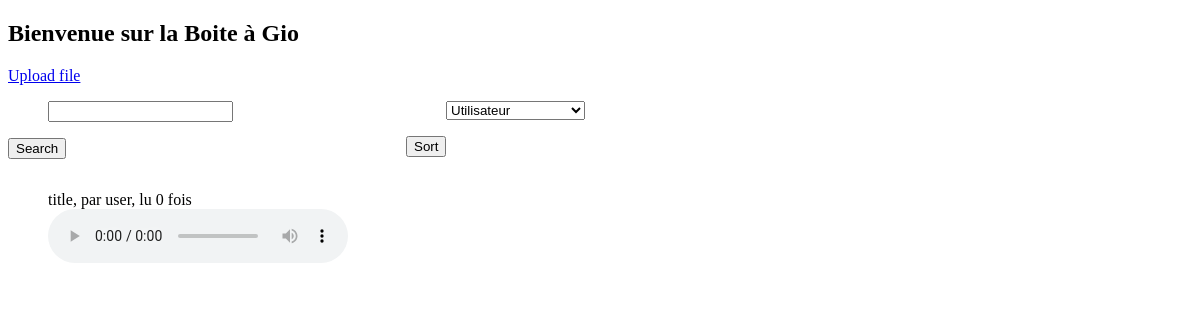
Before: / with the older database file.
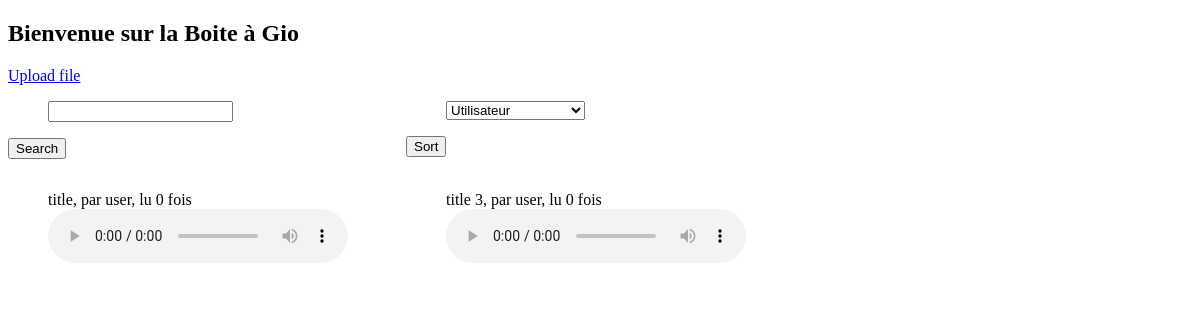
After: the same page with the newer database file.
### model.py (models this page shows)
class AudioFile(db.Model):
    id = db.Column(db.Integer, primary_key=True)
    title = db.Column(db.String(80), unique=True, nullable=False)
    date_added = db.Column(db.DateTime(), unique=False, nullable=False, default=db.func.current_timestamp())
    nb_lecture = db.Column(db.Integer(), unique=False, nullable=False, default=0)
    filename = db.Column(db.String(80), unique=True, nullable=False)
    user = db.Column(db.String(80), unique=False, nullable=False)
    file = db.Column(db.LargeBinary, unique=False, nullable=False)
    transcription = db.Column(db.String(1000), unique=False, nullable=True)

### app.py (the view, shortened to what this page needs)
@app.route("/", methods=['GET', 'POST'])
def main_page():
    if not os.path.exists(app.config['UPLOAD_PATH']):
        init()
    column_sort = asc(AudioFile.id)
    sort = SortForm(request.form)
    items = AudioFile.query.order_by(column_sort).all()
    search = SearchForm(request.form)
    if request.method == 'POST' and search.data['search'] is not None:
        search_string = search.data['search'].lower()
        if search.data['search'] != '':
            items = [item for item in items if search_string in item.title.lower() or search_string in item.user.lower() or search_string in item.filename.lower() or search_string in item.transcription.lower()]
    return render_template('index.html', items=items, search_form=search, sort_form=sort)

### model.py
class SortForm(Form):
    choices = ['Utilisateur', 'Nombre de lectures', 'Nom', 'Date d\'ajout']
    select = SelectField('', choices=choices)

class SearchForm(Form):
    choices = []
    search = StringField('')

### templates/index.html (shortened to what this page needs)
<!doctype html>
<html lang="en">
<head>
</head>
<link rel="stylesheet" href="{{ url_for('static', filename='css/index.css') }}">
<body>
  <h2>Bienvenue sur la Boite à Gio</h2>
  <a href="{{ url_for('upload') }}">Upload file</a>
  <div class="wrapper">
    <div>
      {% from "_formhelpers.html" import render_field %}
      <form method="post">
        <dl>
          {{ render_field(search_form.search) }}
        </p></dl>
        <p><input type="submit" value="Search">
      </p></form>
    </div>
    <div>
      <form method="post">
        <dl>
          {{ render_field(sort_form.select) }}
        </p></dl>
        <p><input type="submit" value="Sort">
      </p></form>
    </div>
  </div>
  <div class="wrapper">
    {% for item in items %}
    <div>
    <figure>
      <figcaption>{{ item.title }}, par {{ item.user }}, lu {{ item.nb_lecture }} fois</figcaption>
        <audio onplay="count(this)" id={{ item.id }} controls>
          <source src={{ url_for('static', filename = 'audio_files/') }}{{ item.filename }} type="audio/mpeg">
        </audio>
    </figure>
    </div>
    {% endfor %}
  </div>
</body>
</html>

### templates/_formhelpers.html (shortened to what this page needs)
{% macro render_field(field) %}
    <dd>{{ field(**kwargs)|safe }}
    </dd>
{% endmacro %}

### static/css/index.css (style rules this page uses)
.wrapper { display: grid; grid-template-columns: repeat(3, 1fr); grid-gap: 10px; }

Changed rows visible on the page:
added AudioFile: title "title 3", user "user", nb_lecture "0"
